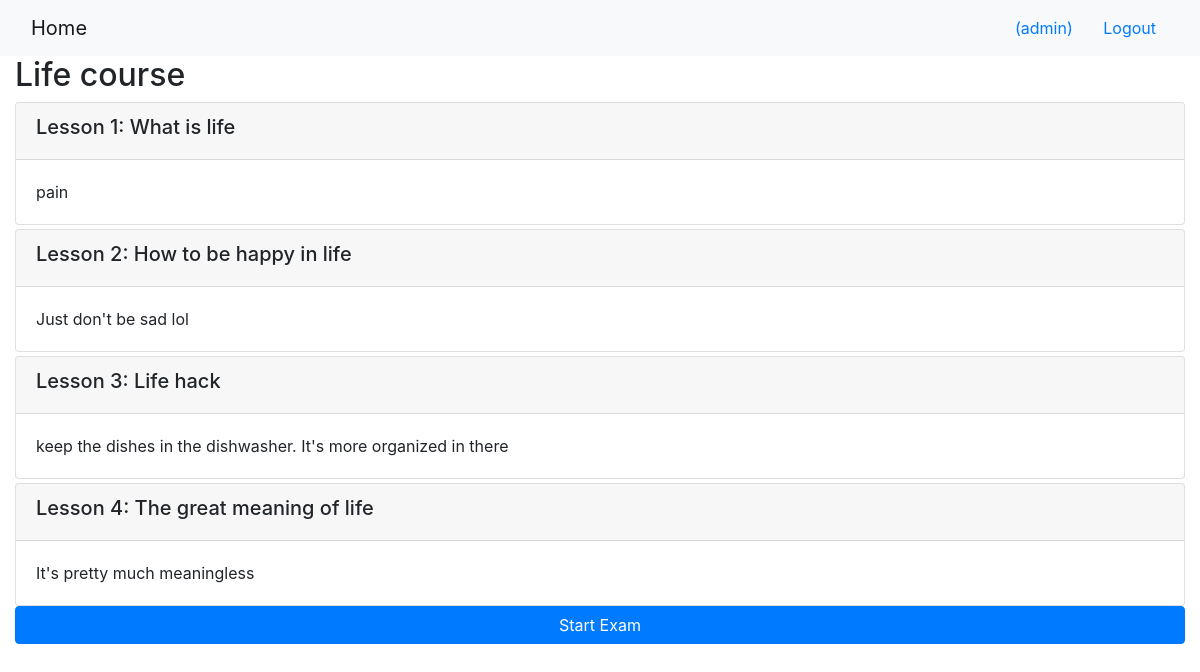
/onlinecourse/1/ (signed in), run on the app's committed database.
### onlinecourse/models.py (models this page shows, shortened)
class Course(models.Model):
    name = models.CharField(null=False, max_length=30, default='online course')
    image = models.ImageField(upload_to='course_images/')
    description = models.CharField(max_length=1000)
    pub_date = models.DateField(null=True)
    instructors = models.ManyToManyField(Instructor)
    users = models.ManyToManyField(settings.AUTH_USER_MODEL, through='Enrollment')
    total_enrollment = models.IntegerField(default=0)
    is_enrolled = False

class Lesson(models.Model):
    title = models.CharField(max_length=200, default="title")
    order = models.IntegerField(default=0)
    course = models.ForeignKey(Course, on_delete=models.CASCADE)
    content = models.TextField()

### onlinecourse/views.py (the view)
# urls.py: path('<int:pk>/', views.CourseDetailView.as_view(), name='course_details'),
class CourseDetailView(generic.DetailView):
    model = Course
    template_name = 'onlinecourse/course_detail_bootstrap.html'

### onlinecourse/templates/onlinecourse/course_detail_bootstrap.html (shortened to what this page needs)
<!DOCTYPE html>
<html lang="en">
<head>
     {% load static %}
    <link rel="stylesheet" href="https://maxcdn.bootstrapcdn.com/bootstrap/4.5.2/css/bootstrap.min.css">
</head>
<body>
    <nav class="navbar navbar-light bg-light">
        <div class="container-fluid">
            <div class="navbar-header">
                  <a class="navbar-brand" href="{% url 'onlinecourse:index' %}">Home</a>
            </div>
            <ul class="nav navbar-nav navbar-right">
                {% if user.is_authenticated %}
                <li>
                    <a class="btn btn-link" href="#">{{ user.first_name }}({{ user.username }})</a>
                    <a class="btn btn-link" href="{% url 'onlinecourse:logout' %}">Logout</a>
                </li>
                {% endif %}
            </ul>
        </div>
    </nav>
    <div class="container-fluid">
            <h2>{{ course.name }}</h2>
            <div class="card-columns-vertical">
                {% for lesson in course.lesson_set.all %}
                    <div class="card mt-1">
                        <div class="card-header"><h5>Lesson {{lesson.order|add:1}}: {{lesson.title}}</h5></div>
                        <div class="card-body">{{lesson.content}}</div>
                    </div>
                {% endfor %}
            </div>
            {% if user.is_authenticated %}
            <p>
                <button class="btn btn-primary btn-block" type="button" data-toggle="collapse" data-target="#exam"
                    aria-expanded="false" aria-controls="exam">
                    Start Exam
                </button>
            </p>
            {% endif %}
    </div>
</body>
</html>

### data on the page
Course: name "Life course"
Lesson: order|add "1", title "What is life", content "pain"
Lesson: order|add "2", title "How to be happy in life", content "Just don't be sad lol"
Lesson: order|add "3", title "Life hack", content "keep the dishes in the dishwasher. It's more organized in there"
Lesson: order|add "4", title "The great meaning of life", content "It's pretty much meaningless"

### other printed values
{{ user.username }} "admin"
